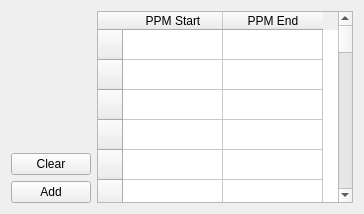
              <widget class="QWidget" name="excludeRegionTab">
               <layout class="QGridLayout" name="gridLayout_2">
                <item row="0" column="0">
                 <layout class="QVBoxLayout" name="verticalLayout_13">
                  <item>
                   <spacer name="verticalSpacer_5">
                    <property name="orientation">
                     <enum>Qt::Vertical</enum>
                    </property>
                    <property name="sizeHint" stdset="0">
                     <size>
                      <width>20</width>
                      <height>40</height>
                     </size>
                    </property>
                   </spacer>
                  </item>
                  <item>
                   <widget class="QPushButton" name="excludeClearButton">
                    <property name="text">
                     <string>Clear</string>
                    </property>
                   </widget>
                  </item>
                  <item>
                   <widget class="QPushButton" name="excludeAddButton">
                    <property name="text">
                     <string>Add</string>
                    </property>
                   </widget>
                  </item>
                 </layout>
                </item>
                <item row="0" column="1">
                 <widget class="QTableWidget" name="excludeRegionTW">
                  <property name="rowCount">
                   <number>200</number>
                  </property>
                  <row>
                   <property name="text">
                    <string/>
                   </property>
                  </row>
                  <row>
                   <property name="text">
                    <string/>
                   </property>
                  </row>
                  <row>
                   <property name="text">
                    <string/>
                   </property>
                  </row>
                  <row>
                   <property name="text">
                    <string/>
                   </property>
                  </row>
                  <row>
                   <property name="text">
                    <string/>
                   </property>
                  </row>
                  <row>
                   <property name="text">
                    <string/>
                   </property>
                  </row>
                  <row>
                   <property name="text">
                    <string/>
                   </property>
                  </row>
                  <row>
                   <property name="text">
                    <string/>
                   </property>
                  </row>
                  <row>
                   <property name="text">
                    <string/>
                   </property>
                  </row>
                  <row>
                   <property name="text">
                    <string/>
                   </property>
                  </row>
                  <row>
                   <property name="text">
                    <string/>
                   </property>
                  </row>
                  <row>
                   <property name="text">
                    <string/>
                   </property>
                  </row>
                  <row>
                   <property name="text">
                    <string/>
                   </property>
                  </row>
                  <row>
                   <property name="text">
                    <string/>
                   </property>
                  </row>
                  <row>
                   <property name="text">
                    <string/>
                   </property>
                  </row>
                  <row>
                   <property name="text">
                    <string/>
                   </property>
                  </row>
                  <row>
                   <property name="text">
                    <string/>
                   </property>
                  </row>
                  <row>
                   <property name="text">
                    <string/>
                   </property>
                  </row>
                  <row>
                   <property name="text">
                    <string/>
                   </property>
                  </row>
                  <row>
                   <property name="text">
                    <string/>
                   </property>
                  </row>
                  <row/>
                  <row/>
                  <row/>
                  <row/>
                  <row/>
                  <row/>
                  <row/>
                  <row/>
                  <row/>
                  <row/>
                  <row/>
                  <row/>
                  <row/>
                  <row/>
                  <row/>
                  <row/>
                  <row/>
                  <row/>
                  <row/>
                  <row/>
                  <row/>
                  <row/>
                  <row/>
                  <row/>
                  <row/>
                  <row/>
                  <row/>
                  <row/>
                  <row/>
                  <row/>
                  <row/>
                  <row/>
                  <row/>
                  <row/>
                  <row/>
                  <row/>
                  <row/>
                  <row/>
                  <row/>
                  <row/>
                  <row/>
                  <row/>
                  <row/>
                  <row/>
                  <row/>
                  <row/>
                  <row/>
                  <row/>
                  <row/>
                  <row/>
                  <row/>
                  <row/>
                  <row/>
                  <row/>
                  <row/>
                  <row/>
                  <row/>
                  <row/>
                  <row/>
                  <row/>
                  <row/>
                  <row/>
                  <row/>
                  <row/>
                  <row/>
                  <row/>
                  <row/>
                  <row/>
                  <row/>
                  <row/>
                  <row/>
                  <row/>
                  <row/>
                  <row/>
                  <row/>
                  <row/>
                  <row/>
                  <row/>
                  <row/>
                  <row/>
                  <row/>
                  <row/>
                  <row/>
                  <row/>
                  <row/>
                  <row/>
                  <row/>
                  <row/>
                  <row/>
                  <row/>
                  <row/>
                  <row/>
                  <row/>
                  <row/>
                  <row/>
                  <row/>
                  <row/>
                  <row/>
                  <row/>
                  <row/>
                  <row/>
                  <row/>
                  <row/>
                  <row/>
                  <row/>
                  <row/>
                  <row/>
                  <row/>
                  <row/>
                  <row/>
                  <row/>
                  <row/>
                  <row/>
                  <row/>
                  <row/>
                  <row/>
                  <row/>
                  <row/>
                  <row/>
                  <row/>
                  <row/>
                  <row/>
                  <row/>
                  <row/>
                  <row/>
                  <row/>
                  <row/>
                  <row/>
                  <row/>
                  <row/>
                  <row/>
                  <row/>
                  <row/>
                  <row/>
                  <row/>
                  <row/>
                  <row/>
                  <row/>
                  <row/>
                  <row/>
                  <row/>
                  <row/>
                  <row/>
                  <row/>
                  <row/>
                  <row/>
                  <row/>
                  <row/>
                  <row/>
                  <row/>
                  <row/>
                  <row/>
                  <row/>
                  <row/>
                  <row/>
                  <row/>
                  <row/>
                  <row/>
                  <row/>
                  <row/>
                  <row/>
                  <row/>
                  <row/>
                  <row/>
                  <row/>
                  <row/>
                  <row/>
                  <row/>
                  <row/>
                  <row/>
                  <row/>
                  <row/>
                  <row/>
                  <row/>
                  <row/>
                  <row/>
                  <row/>
                  <row/>
                  <row/>
                  <row/>
                  <column>
                   <property name="text">
                    <string>PPM Start</string>
                   </property>
                  </column>
                  <column>
                   <property name="text">
                    <string>PPM End</string>
                   </property>
                  </column>
                 </widget>
                </item>
               </layout>
              </widget>
